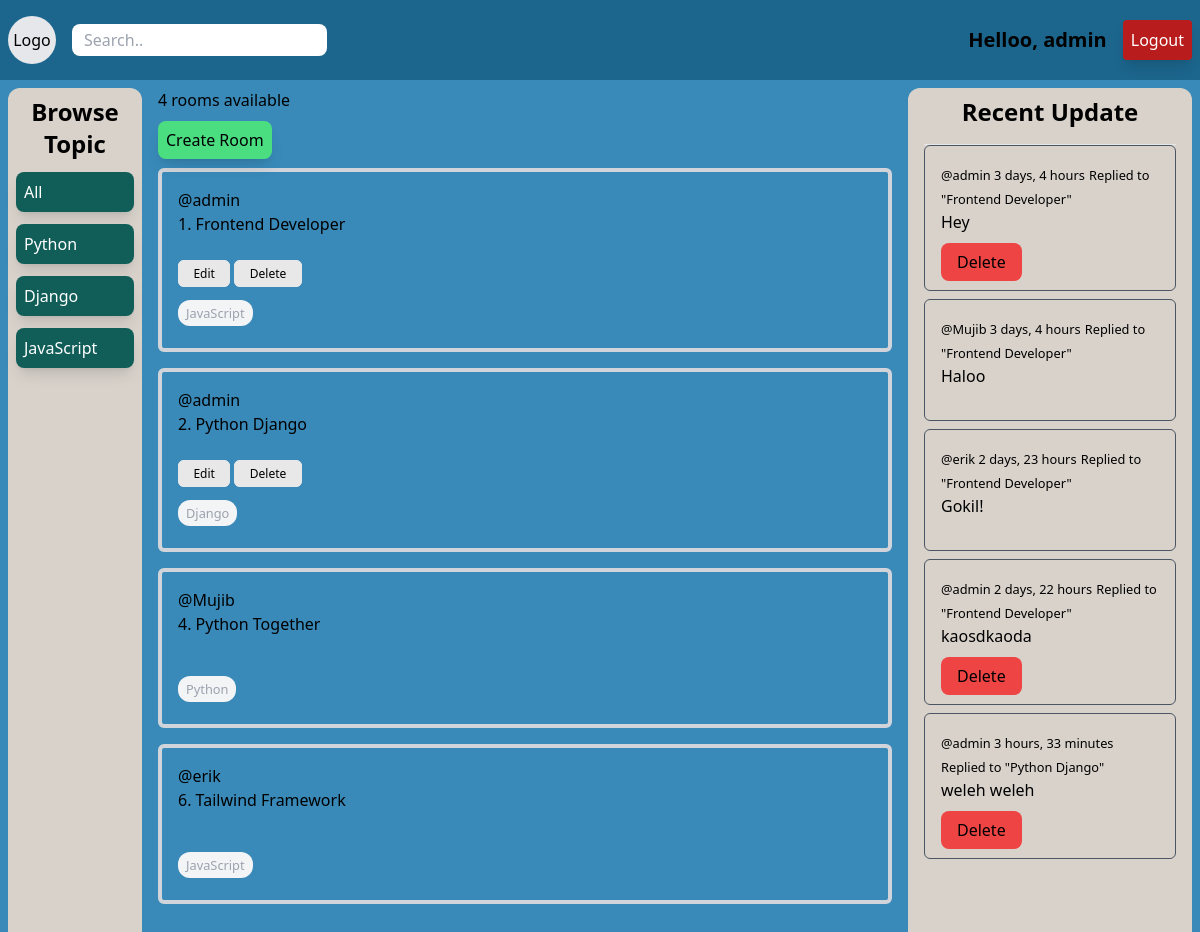
The app's page / (signed in) with its own data.
### base/models.py (models this page shows, shortened)
class Topic(models.Model):
    name = models.CharField(max_length=200)

class Room(models.Model):
    host = models.ForeignKey(User, on_delete=models.SET_NULL, null=True)
    topic = models.ForeignKey(Topic, on_delete=models.SET_NULL, null=True)
    name = models.CharField(max_length=200)
    description = models.TextField(null=True, blank=True)
    participants = models.ManyToManyField(User, related_name='participants', blank=True)
    updated = models.DateTimeField(auto_now=True)
    created = models.DateTimeField(auto_now_add=True)
    def __str__(self):
        return self.name

class Message(models.Model):
    user = models.ForeignKey(User, on_delete=models.CASCADE)
    room = models.ForeignKey(Room, on_delete=models.CASCADE)
    body = models.TextField()
    updated = models.DateTimeField(auto_now=True)
    created = models.DateTimeField(auto_now_add=True)
    def __str__(self):
        return self.body[0:50]

### base/views.py (the view)
# urls.py: path('', views.home, name='home'),
def home(request):
    q = request.GET.get('q') if request.GET.get('q') != None else ''
    rooms = Room.objects.filter(
        Q(topic__name__icontains=q) | Q(name__icontains=q) | Q(
            description__icontains=q) | Q(host__username__icontains=q)
    )
    topics = Topic.objects.all()
    room_count = rooms.count()
    room_messages = Message.objects.filter(Q(room__topic__name__icontains=q))
    context = {'rooms': rooms, 'topics': topics, 'room_count': room_count, 'room_messages': room_messages}
    return render(request, 'base/home.html', context)

### base/templates/base/home.html
{% extends 'main.html' %} {% block content %}
<div class="grid grid-cols-8 gap-4 w-full h-screen">
  <div class="col-span-1 bg-[#D8D2CB] p-2 flex flex-col gap-y-3 rounded-xl">
    {% include 'base/topics_component.html' %}
  </div>
  <div class="col-span-5">
    <p class="mb-4">{{room_count}} rooms available</p>
    <a
      class="bg-green-400 p-2 buttonCreate shadow-lg"
      href="{% url 'create' %}"
      >Create Room</a
    >
    <div class="mt-4">
      {% include 'base/feeds_component.html' %}
    </div>
  </div>
  <div class="bg-[#D8D2CB] rounded-xl px-4 p-2 col-span-2">{% include 'base/activity_component.html' %}</div>
</div>
{% endblock %}

### templates/navbar.html
<div
  class="w-full h-20 bg-[#1C658C] flex flex-row items-center justify-between p-2"
>
  <div class="flex justify-center items-center">
    <a href="{% url 'home' %}">
      <h1 class="bg-gray-200 w-12 h-12 p-2 rounded-full mr-4 flex justify-center items-center"><p>Logo</p></h1>
    </a>
    <form method="GET" action="{% url 'home' %}">
      <input class="p-1 rounded-lg px-3" type="text" name="q" placeholder="Search.." />
    </form>
  </div>
  {% if request.user.is_authenticated %}
  <div class="flex justify-center items-center">
    <p class="mx-4 font-semibold text-xl">Helloo, {{request.user}}</p>
    <a class="text-white bg-red-700 p-2 shadow-lg rounded" href="{% url 'logout' %}"
      >Logout</a
    >
  </div>
  {% else %}
  <div>
    <a class="text-green-800 bg-white p-2 shadow-lg" href="{% url 'login' %}"
      >Login</a
    >
  </div>
  {% endif %}
</div>

### base/templates/base/topics_component.html
<p class="text-center font-semibold text-2xl">Browse Topic</p>
<a
  class="bg-teal-800 p-2 rounded-lg text-white shadow-lg hover:bg-teal-500 cursor-pointer"
  href="{% url 'home' %}"
>
  All
</a>
{% for topic in topics %}
<a
  class="bg-teal-800 p-2 rounded-lg text-white shadow-lg hover:bg-teal-500 cursor-pointer"
  href="{% url 'home' %}?q={{topic.name}}"
>
  {{ topic.name }}
</a>
{% endfor %}

### base/templates/base/feeds_component.html
    <div class="mt-2">
      {% for room in rooms %}
      <div class="mb-4 p-4 rounded-md flex flex-col border-4 border-gray-300">
        <a href="{% url 'profile' room.host.id %}">@{{room.host.username}}</a>
        <h5 class="mb-6">
          {{room.id}}. <a href="{% url 'room' room.id %}">{{ room.name }}</a>
        </h5>
        <div class="mb-4">
          {% if request.user == room.host %}
          <a class="buttonInd" href="{% url 'update' room.id %}">Edit</a>
          <a class="buttonInd" href="{% url 'delete' room.id %}">Delete</a>
          {% endif %}
        </div>
        <div class="w-20 mb-2">
          <small
            class="bg-gray-100 p-1 px-2 rounded-xl text-gray-400 self-center"
            >{{room.topic.name}}</small
          >
        </div>
      </div>
      {% endfor %}
    </div>

### base/templates/base/activity_component.html
<p class="text-center mb-4 font-semibold text-2xl">Recent Update</p>
    <hr>
    {% for message in room_messages %}
    <div class="p-4 border border-gray-600 rounded-md mb-2">
        <div> <small><a href="{% url 'profile' message.user.id %}">@{{message.user}} </a> {{ message.created|timesince}}</small>
            <small>Replied to "{{message.room}}"</small></div>
            <p class="mb-4">{{message}}</p>
            {% if request.user == message.user %}
                <a class="bg-red-500 px-4 py-2 rounded-lg" href="{% url 'delete_message' message.id %}">Delete</a>
            {% endif %}
    </div>
    {% endfor %}

### templates/main.html (style rules this page uses)
.buttonInd { padding: 0.3em 1.2em; font-size: 12px; border-radius: 0.5em; background: #e8e8e8; border: 1px solid #e8e8e8; }
.buttonCreate { border-radius: 0.5em; }

### records on screen
Topic: name "Python"
Topic: name "Django"
Topic: name "JavaScript"
Room: host.username "admin", id "1", name "Frontend Developer", shows "Edit", topic.name "JavaScript"
Room: host.username "admin", id "2", name "Python Django", shows "Edit", topic.name "Django"
Room: host.username "Mujib", id "4", name "Python Together", topic.name "Python"
Room: host.username "erik", id "6", name "Tailwind Framework", topic.name "JavaScript"
Message: user "admin", created "3 days, 4 hours", room "Frontend Developer", body "Hey", shows "Delete"
Message: user "Mujib", created "3 days, 4 hours", room "Frontend Developer", body "Haloo"
Message: user "erik", created "2 days, 23 hours", room "Frontend Developer", body "Gokil!"
Message: user "admin", created "2 days, 22 hours", room "Frontend Developer", body "kaosdkaoda", shows "Delete"
Message: user "admin", created "3 hours, 33 minutes", room "Python Django", body "weleh weleh", shows "Delete"

### other values on screen
{{ request.user }} "admin"
{{ room_count }} "4"
